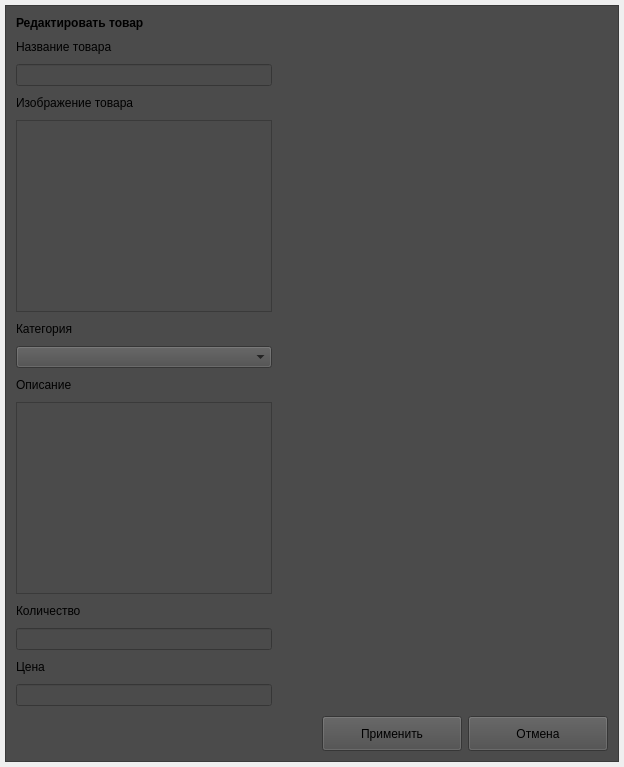
              <widget class="QWidget" name="pageEditProduct">
               <layout class="QHBoxLayout" name="horizontalLayout_18">
                <property name="leftMargin">
                 <number>5</number>
                </property>
                <property name="topMargin">
                 <number>5</number>
                </property>
                <property name="rightMargin">
                 <number>5</number>
                </property>
                <property name="bottomMargin">
                 <number>5</number>
                </property>
                <item>
                 <widget class="QFrame" name="frame_7">
                  <property name="styleSheet">
                   <string notr="true">background-color: rgb(75, 75, 75);</string>
                  </property>
                  <property name="frameShape">
                   <enum>QFrame::StyledPanel</enum>
                  </property>
                  <property name="frameShadow">
                   <enum>QFrame::Raised</enum>
                  </property>
                  <layout class="QHBoxLayout" name="horizontalLayout_16">
                   <property name="spacing">
                    <number>6</number>
                   </property>
                   <property name="leftMargin">
                    <number>5</number>
                   </property>
                   <property name="topMargin">
                    <number>5</number>
                   </property>
                   <property name="rightMargin">
                    <number>5</number>
                   </property>
                   <property name="bottomMargin">
                    <number>5</number>
                   </property>
                   <item>
                    <layout class="QGridLayout" name="gridLayout_6">
                     <property name="spacing">
                      <number>0</number>
                     </property>
                     <item row="1" column="1">
                      <spacer name="verticalSpacer_4">
                       <property name="orientation">
                        <enum>Qt::Vertical</enum>
                       </property>
                       <property name="sizeHint" stdset="0">
                        <size>
                         <width>20</width>
                         <height>40</height>
                        </size>
                       </property>
                      </spacer>
                     </item>
                     <item row="0" column="0" rowspan="2">
                      <layout class="QVBoxLayout" name="verticalLayout_7">
                       <property name="spacing">
                        <number>10</number>
                       </property>
                       <property name="leftMargin">
                        <number>5</number>
                       </property>
                       <property name="topMargin">
                        <number>5</number>
                       </property>
                       <property name="rightMargin">
                        <number>5</number>
                       </property>
                       <property name="bottomMargin">
                        <number>5</number>
                       </property>
                       <item>
                        <widget class="QLabel" name="label_13">
                         <property name="styleSheet">
                          <string notr="true">font: 75 11pt &quot;Montserrat&quot;;
font: bold;</string>
                         </property>
                         <property name="text">
                          <string>Редактировать товар</string>
                         </property>
                        </widget>
                       </item>
                       <item>
                        <widget class="QLabel" name="label_14">
                         <property name="styleSheet">
                          <string notr="true"/>
                         </property>
                         <property name="text">
                          <string>Название товара</string>
                         </property>
                        </widget>
                       </item>
                       <item>
                        <widget class="QLineEdit" name="lineEditNameProduct_2">
                         <property name="styleSheet">
                          <string notr="true"/>
                         </property>
                        </widget>
                       </item>
                       <item>
                        <widget class="QLabel" name="label_15">
                         <property name="styleSheet">
                          <string notr="true"/>
                         </property>
                         <property name="text">
                          <string>Изображение товара</string>
                         </property>
                        </widget>
                       </item>
                       <item>
                        <widget class="QTextEdit" name="textEditImageProduct_2">
                         <property name="styleSheet">
                          <string notr="true"/>
                         </property>
                        </widget>
                       </item>
                       <item>
                        <widget class="QLabel" name="label_16">
                         <property name="styleSheet">
                          <string notr="true"/>
                         </property>
                         <property name="text">
                          <string>Категория</string>
                         </property>
                        </widget>
                       </item>
                       <item>
                        <widget class="QComboBox" name="comboBoxCategoriesProduct_2">
                         <property name="styleSheet">
                          <string notr="true"/>
                         </property>
                        </widget>
                       </item>
                       <item>
                        <widget class="QLabel" name="label_17">
                         <property name="styleSheet">
                          <string notr="true"/>
                         </property>
                         <property name="text">
                          <string>Описание</string>
                         </property>
                        </widget>
                       </item>
                       <item>
                        <widget class="QTextEdit" name="textEditDescriptionProduct_2">
                         <property name="styleSheet">
                          <string notr="true"/>
                         </property>
                        </widget>
                       </item>
                       <item>
                        <widget class="QLabel" name="label_18">
                         <property name="styleSheet">
                          <string notr="true"/>
                         </property>
                         <property name="text">
                          <string>Количество</string>
                         </property>
                        </widget>
                       </item>
                       <item>
                        <widget class="QLineEdit" name="lineEditAmountProduct_2">
                         <property name="styleSheet">
                          <string notr="true"/>
                         </property>
                        </widget>
                       </item>
                       <item>
                        <widget class="QLabel" name="label_19">
                         <property name="styleSheet">
                          <string notr="true"/>
                         </property>
                         <property name="text">
                          <string>Цена</string>
                         </property>
                        </widget>
                       </item>
                       <item>
                        <widget class="QLineEdit" name="lineEditPriceProduct_2">
                         <property name="styleSheet">
                          <string notr="true"/>
                         </property>
                        </widget>
                       </item>
                      </layout>
                     </item>
                     <item row="2" column="1">
                      <layout class="QHBoxLayout" name="horizontalLayout_17">
                       <property name="spacing">
                        <number>6</number>
                       </property>
                       <property name="leftMargin">
                        <number>5</number>
                       </property>
                       <property name="topMargin">
                        <number>5</number>
                       </property>
                       <property name="rightMargin">
                        <number>5</number>
                       </property>
                       <property name="bottomMargin">
                        <number>5</number>
                       </property>
                       <item>
                        <spacer name="horizontalSpacer_9">
                         <property name="orientation">
                          <enum>Qt::Horizontal</enum>
                         </property>
                         <property name="sizeHint" stdset="0">
                          <size>
                           <width>40</width>
                           <height>20</height>
                          </size>
                         </property>
                        </spacer>
                       </item>
                       <item>
                        <widget class="QPushButton" name="applyEditProduct">
                         <property name="minimumSize">
                          <size>
                           <width>140</width>
                           <height>35</height>
                          </size>
                         </property>
                         <property name="styleSheet">
                          <string notr="true"/>
                         </property>
                         <property name="text">
                          <string>Применить</string>
                         </property>
                        </widget>
                       </item>
                       <item>
                        <widget class="QPushButton" name="cancelEditProduct">
                         <property name="minimumSize">
                          <size>
                           <width>140</width>
                           <height>35</height>
                          </size>
                         </property>
                         <property name="styleSheet">
                          <string notr="true"/>
                         </property>
                         <property name="text">
                          <string>Отмена</string>
                         </property>
                        </widget>
                       </item>
                      </layout>
                     </item>
                    </layout>
                   </item>
                  </layout>
                 </widget>
                </item>
               </layout>
              </widget>
